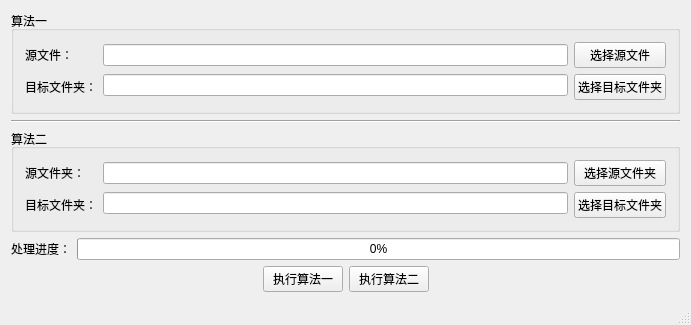
<?xml version="1.0" encoding="UTF-8"?>
<ui version="4.0">
 <class>MainWindow</class>
 <widget class="QMainWindow" name="MainWindow">
  <property name="geometry">
   <rect>
    <x>0</x>
    <y>0</y>
    <width>691</width>
    <height>325</height>
   </rect>
  </property>
  <property name="minimumSize">
   <size>
    <width>691</width>
    <height>325</height>
   </size>
  </property>
  <property name="maximumSize">
   <size>
    <width>691</width>
    <height>325</height>
   </size>
  </property>
  <property name="windowTitle">
   <string>MainWindow</string>
  </property>
  <property name="windowIcon">
   <iconset resource="img.qrc">
    <normaloff>:/img/img_app</normaloff>:/img/img_app</iconset>
  </property>
  <widget class="QWidget" name="centralWidget">
   <layout class="QGridLayout" name="gridLayout">
    <item row="0" column="0">
     <layout class="QVBoxLayout" name="verticalLayout_9">
      <item>
       <layout class="QVBoxLayout" name="verticalLayout_8">
        <item>
         <layout class="QVBoxLayout" name="verticalLayout_7">
          <item>
           <widget class="QGroupBox" name="groupBox">
            <property name="title">
             <string>算法一</string>
            </property>
            <layout class="QHBoxLayout" name="horizontalLayout_2">
             <item>
              <layout class="QHBoxLayout" name="horizontalLayout">
               <item>
                <layout class="QVBoxLayout" name="verticalLayout">
                 <item>
                  <widget class="QLabel" name="label">
                   <property name="text">
                    <string>源文件：</string>
                   </property>
                  </widget>
                 </item>
                 <item>
                  <widget class="QLabel" name="label_2">
                   <property name="text">
                    <string>目标文件夹：</string>
                   </property>
                  </widget>
                 </item>
                </layout>
               </item>
               <item>
                <layout class="QVBoxLayout" name="verticalLayout_2">
                 <item>
                  <widget class="QLineEdit" name="labelAlgorithmOneSelectFile">
                   <property name="text">
                    <string/>
                   </property>
                  </widget>
                 </item>
                 <item>
                  <widget class="QLineEdit" name="labelAlgorithmOneSelectFolder">
                   <property name="text">
                    <string/>
                   </property>
                  </widget>
                 </item>
                </layout>
               </item>
               <item>
                <layout class="QVBoxLayout" name="verticalLayout_3">
                 <item>
                  <widget class="QPushButton" name="btnAlgorithmOneSelectFile">
                   <property name="text">
                    <string>选择源文件</string>
                   </property>
                  </widget>
                 </item>
                 <item>
                  <widget class="QPushButton" name="btnAlgorithmOneSelectFolder">
                   <property name="text">
                    <string>选择目标文件夹</string>
                   </property>
                  </widget>
                 </item>
                </layout>
               </item>
              </layout>
             </item>
            </layout>
            <zorder></zorder>
           </widget>
          </item>
          <item>
           <widget class="Line" name="line">
            <property name="orientation">
             <enum>Qt::Horizontal</enum>
            </property>
           </widget>
          </item>
          <item>
           <widget class="QGroupBox" name="groupBox_2">
            <property name="title">
             <string>算法二</string>
            </property>
            <layout class="QHBoxLayout" name="horizontalLayout_3">
             <item>
              <layout class="QHBoxLayout" name="horizontalLayout_4">
               <item>
                <layout class="QVBoxLayout" name="verticalLayout_4">
                 <item>
                  <widget class="QLabel" name="label_5">
                   <property name="text">
                    <string>源文件夹：</string>
                   </property>
                  </widget>
                 </item>
                 <item>
                  <widget class="QLabel" name="label_6">
                   <property name="text">
                    <string>目标文件夹：</string>
                   </property>
                  </widget>
                 </item>
                </layout>
               </item>
               <item>
                <layout class="QVBoxLayout" name="verticalLayout_5">
                 <item>
                  <widget class="QLineEdit" name="labelAlgorithmTwoSelectFile">
                   <property name="text">
                    <string/>
                   </property>
                  </widget>
                 </item>
                 <item>
                  <widget class="QLineEdit" name="labelAlgorithmTwoSelectFolder">
                   <property name="text">
                    <string/>
                   </property>
                  </widget>
                 </item>
                </layout>
               </item>
               <item>
                <layout class="QVBoxLayout" name="verticalLayout_6">
                 <item>
                  <widget class="QPushButton" name="btnAlgorithmTwoSelectFile">
                   <property name="text">
                    <string>选择源文件夹</string>
                   </property>
                  </widget>
                 </item>
                 <item>
                  <widget class="QPushButton" name="btnAlgorithmTwoSelectFolder">
                   <property name="text">
                    <string>选择目标文件夹</string>
                   </property>
                  </widget>
                 </item>
                </layout>
               </item>
              </layout>
             </item>
            </layout>
            <zorder></zorder>
           </widget>
          </item>
         </layout>
        </item>
        <item>
         <layout class="QHBoxLayout" name="horizontalLayout_6">
          <item>
           <widget class="QLabel" name="label_3">
            <property name="text">
             <string>处理进度：</string>
            </property>
           </widget>
          </item>
          <item>
           <widget class="QProgressBar" name="progressBar">
            <property name="maximum">
             <number>1000</number>
            </property>
            <property name="value">
             <number>0</number>
            </property>
            <property name="textVisible">
             <bool>true</bool>
            </property>
           </widget>
          </item>
         </layout>
        </item>
       </layout>
      </item>
      <item>
       <layout class="QHBoxLayout" name="horizontalLayout_5">
        <item>
         <spacer name="horizontalSpacer">
          <property name="orientation">
           <enum>Qt::Horizontal</enum>
          </property>
          <property name="sizeHint" stdset="0">
           <size>
            <width>40</width>
            <height>20</height>
           </size>
          </property>
         </spacer>
        </item>
        <item>
         <widget class="QPushButton" name="btnExecuteAlgorithmOne">
          <property name="text">
           <string>执行算法一</string>
          </property>
         </widget>
        </item>
        <item>
         <widget class="QPushButton" name="btnExecuteAlgorithmTwo">
          <property name="text">
           <string>执行算法二</string>
          </property>
         </widget>
        </item>
        <item>
         <spacer name="horizontalSpacer_2">
          <property name="orientation">
           <enum>Qt::Horizontal</enum>
          </property>
          <property name="sizeHint" stdset="0">
           <size>
            <width>40</width>
            <height>20</height>
           </size>
          </property>
         </spacer>
        </item>
       </layout>
      </item>
     </layout>
    </item>
   </layout>
  </widget>
  <widget class="QStatusBar" name="statusBar"/>
 </widget>
 <layoutdefault spacing="6" margin="11"/>
 <resources>
  <include location="img.qrc"/>
 </resources>
 <connections/>
</ui>
